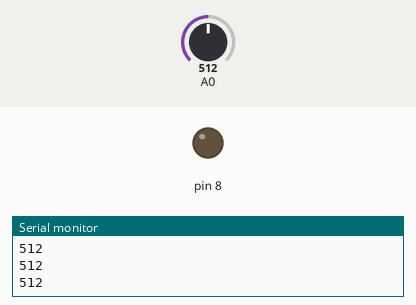
Recording of a sketch running on a simulated Arduino Uno, built with avr-gcc and run on an emulated ATmega328P. On the bench: output pins drawn as LEDs (lit = HIGH), the last lines printed to the serial monitor. Inputs (shaded band) come from the test bench; at power-on: A0 = 512.

Above: at 0.8 s.
0.9 s: A0 set to 682
2.4 s: A0 set to 713
At 3.3 s:
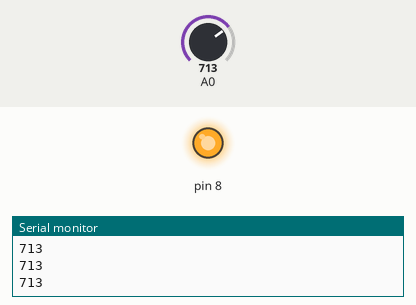
3.9 s: A0 set to 690
At 4.6 s:
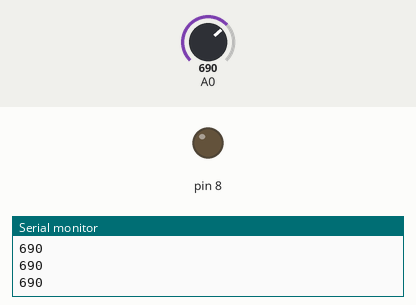
5.4 s: A0 set to 710
At 5.7 s:
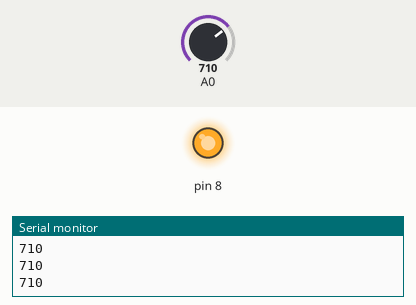
Timing chart, 0 to 7.9 s (numbered marks = the images above; inputs shaded):
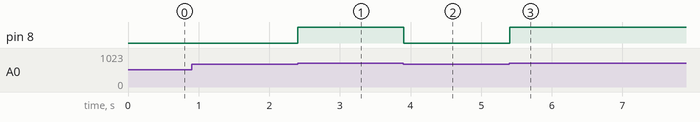

The sketch:

adc.ino
```cpp
#include <avr/io.h>
#include <avr/interrupt.h>

#define TRUE 1
#define FALSE 0
#define NULL '\0'
#define sbi(BYTE,BIT) BYTE|=_BV(BIT) // BYTEの指定BITに1をセット
#define cbi(BYTE,BIT) BYTE&=~_BV(BIT) // BYTEの指定BITをクリア

/** 動作設定 **/
#define FOSC 16000000// 8MHz

/** UART設定 **/
#define BAUD 9600 // 9600bps
#define MYUBRR FOSC/16UL/BAUD-1 // UART分周率
// #define UCSR0A_U2X0 1 // 倍速フラグ 等速ならコメントアウト
#ifdef UCSR0A_U2X0 // 倍速が定義されているならば
 #define MYUBRR FOSC/16/(BAUD/2)-1 // UART分周率(倍速)
#endif
volatile char usart_recvData; // USARTで受信したデータ

#define LED_SET() sbi(PORTB, PORTB0) // 基盤上の動作確認LED
#define LED_CLR() cbi(PORTB, PORTB0)


/* PORT設定 */
void port_init(void){
  sbi(DDRB, PORTB0);
}


/* USART設定 */
void usart_init(unsigned int ubrr){
  UBRR0H = (unsigned char)(ubrr>>8); // ボーレート上位8bit
  UBRR0L = (unsigned char)ubrr; // ボーレート下位8bit
  UCSR0A = (0<<U2X0); // 等速
  UCSR0B = (1<<RXEN0)|(1<<TXEN0)|(1<<RXCIE0); // 送受信許可、受信完了割り込み許可
  UCSR0C = (0<<UMSEL00)|(3<<UCSZ00)|(1<<USBS0)|(0<<UPM00);
  // フレーム設定 非同期通信 8ビット 1ストップビット パリティ無し
}

/* intの桁数を返す */
char getDigit(int n){
  char i;
  i = 0;
  while(n>0){
    n /= 10;
    i++;
  }
  return i;
}

/* int->String変換 */
char *intToStr(int n, char *buf){ // 変換する数、作業領域
  int i, digit;
  digit = getDigit(n); // 桁数
  for(i = digit-1; i >= 0; i--){ // intは最大5桁
    buf[i] = n%10+'0';
    n /= 10;
  }
  buf[digit] = '\0'; // 行末改行
  return buf;
}

/* UARTで文字列送信 */
void usart_sendStr(char *str){
  while(*str != NULL){
    loop_until_bit_is_set(UCSR0A,UDRE0); // 送信データレジスタ空きまで待機
    UDR0 = *str++; // 1文字送信、1文字進む
  }
}

/* ADコンバータ設定 */
void adc_init(void){
  ADMUX = (0<<REFS0); // 外部基準電圧
  ADCSRA =(1<<ADEN)|(1<<ADSC)|(0<<ADPS0);
  // A/D変換許可、1回目変換開始(調整)、分周率2
}

/* ピンを指定してAD変換 return 0-1023 */
int adc_convert(char pin){
  int ad;
  ADMUX = pin; // AD変換入力ピン
  cbi(ADCSRA,ADIF);
  sbi(ADCSRA,ADSC); // 変換開始
  loop_until_bit_is_set(ADCSRA,ADIF); // 変換完了まで待つ
  ad = ADCL; // 下位8bit取得
  return ad += (ADCH<<8); // 上位2bit取得
}

int main(void){
  port_init(); // PORT設定
  usart_init(MYUBRR); // USART設定
  adc_init(); // ADConverter設定

  LED_SET(); // 起動確認LED

  int ad;
  char buf[6];

  for(;;){
    ad = adc_convert(0); // ADC0からAD変換
    if(ad > 700) LED_SET();
    else LED_CLR();
    usart_sendStr(intToStr(ad,buf)); // AD値を文字列にして送信
    usart_sendStr("\r\n"); // 改行
  }
}
```

Measured:
- the behaviour switches between 700 and 701 on A0 (found by bisection; images 0 and 1)
- after the input at 2.4 s, pin 8: LOW → HIGH at once
- after the input at 3.9 s, pin 8: HIGH → LOW at once
- after the input at 5.4 s, pin 8: LOW → HIGH at once
